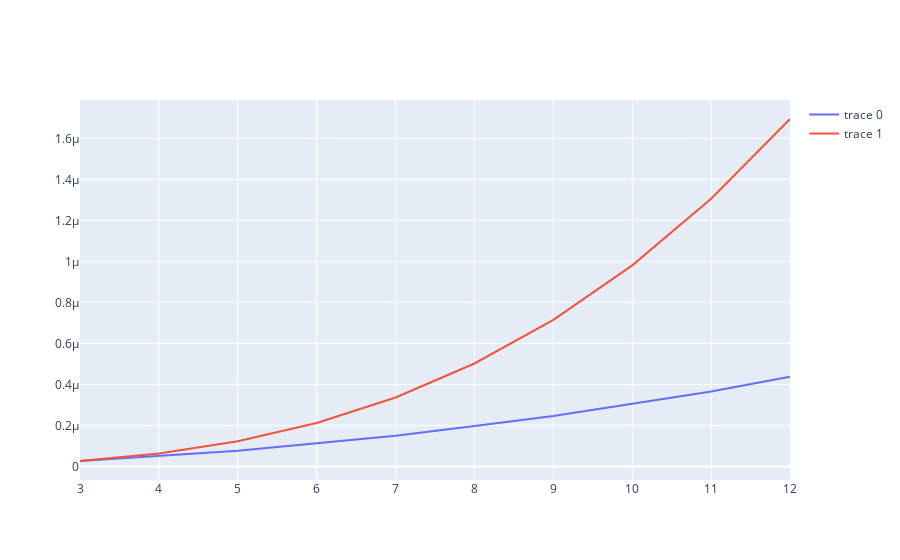

This figure's notebook cell:
### Markdown cell above
Далее показан график расхождения значений момента импульса с приближением и без:

### Code cell
if s == 'y':
    m = int(input('Масса шаров в г'))
    d = int(input('Диаметр шаров в мм'))
    Impulse  = pd.DataFrame(columns=['n','Без приближения','С приближением'])
    for i in range(3,k):
        Impulse.loc[i,['n','Без приближения','С приближением']] = [i,I(i,m,d),I2(i,m,d)]
    fig4 = go.Figure()
    fig4.add_trace(go.Scatter(x = Impulse.n,y = Impulse['Без приближения'],mode='lines'))
    fig4.add_trace(go.Scatter(x = Impulse.n,y = Impulse['С приближением'],mode='lines'))
    fig4.show()
else:
    Impulse  = pd.DataFrame(columns=['n','Без приближения','С приближением'])
    for i in range(3,k):
        Impulse.loc[i,['n','Без приближения','С приближением']] = [i,I(i),I2(i)]
    fig4 = go.Figure()
    fig4.add_trace(go.Scatter(x = Impulse.n,y = Impulse['Без приближения'],mode='lines'))
    fig4.add_trace(go.Scatter(x = Impulse.n,y = Impulse['С приближением'],mode='lines'))
    fig4.show()

### Figure 1 — Plotly figure (JSON) as saved in the notebook; plotly's stock layout.template omitted (floating-point values rounded to 4 significant figures)
{"data": [{"mode": "lines", "type": "scatter", "x": [3, 4, 5, 6, 7, 8, 9, 10, 11, 12], "y": [2.706e-08, 5.177e-08, 7.647e-08, 1.129e-07, 1.494e-07, 1.977e-07, 2.459e-07, 3.059e-07, 3.659e-07, 4.377e-07]}, {"mode": "lines", "type": "scatter", "x": [3, 4, 5, 6, 7, 8, 9, 10, 11, 12], "y": [2.647e-08, 6.275e-08, 1.226e-07, 2.118e-07, 3.363e-07, 5.02e-07, 7.147e-07, 9.804e-07, 1.305e-06, 1.694e-06]}], "layout": {}}
